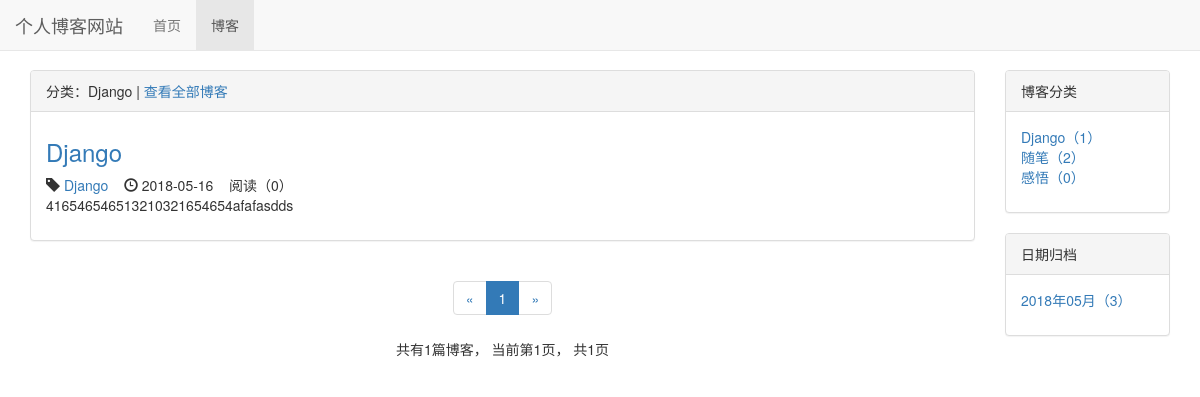
The page /blog/type/1 on the database as committed earlier.
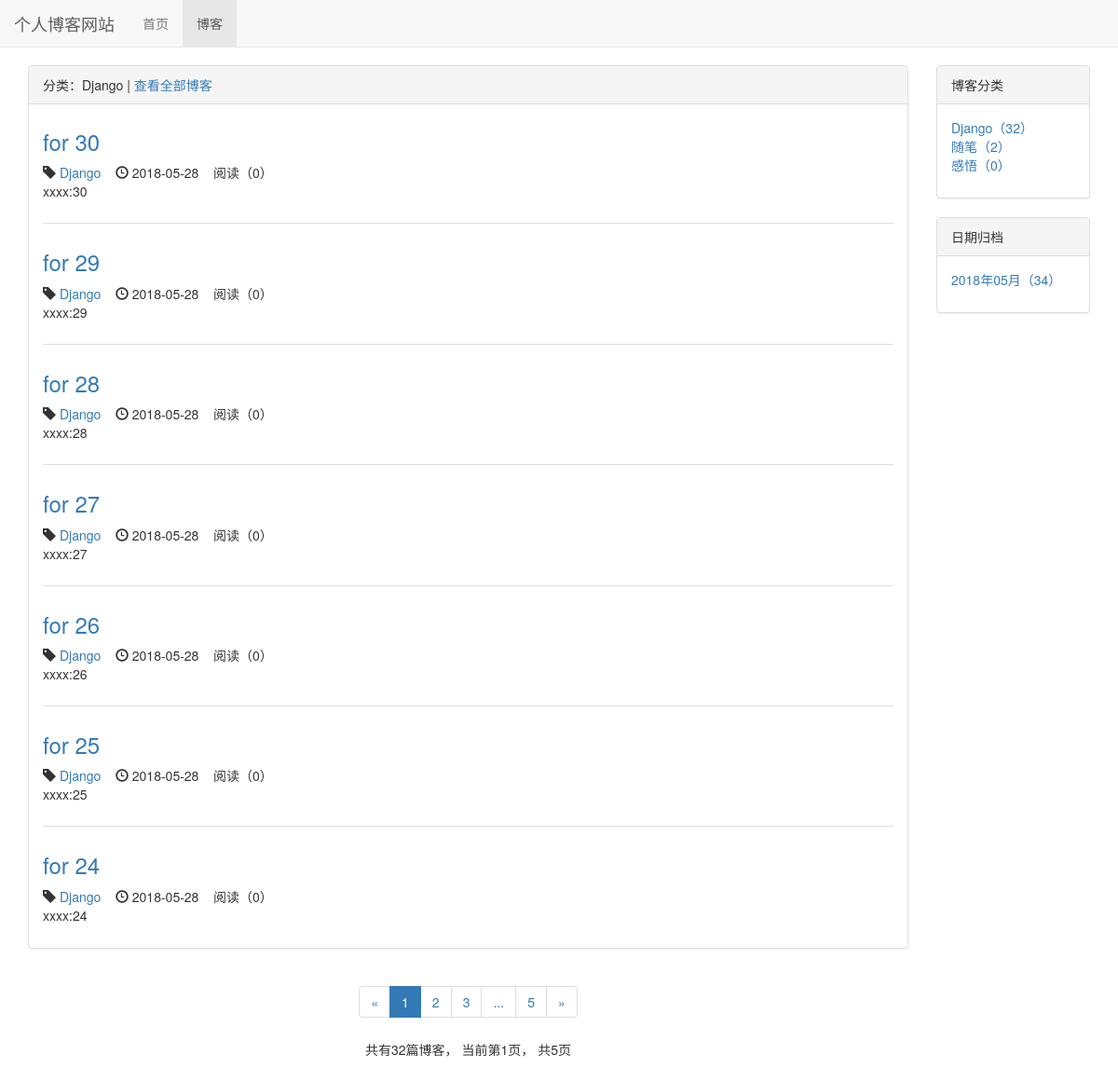
The same page on the database as committed later.
### blog/models.py (models this page shows, shortened)
class BlogType(models.Model):
    type_name = models.CharField(max_length=15)
    def __str__(self):
        return self.type_name

class Blog(models.Model, ReadNumExpandMethod):
    title = models.CharField(max_length=50)
    blog_type = models.ForeignKey(BlogType, on_delete=models.DO_NOTHING)
    content = RichTextUploadingField()
    author = models.ForeignKey(User, on_delete=models.DO_NOTHING)
    created_time = models.DateTimeField(auto_now_add=True)
    last_updated_time = models.DateTimeField(auto_now=True)
    class Meta:
        ordering = ['-created_time']

### blog/views.py (the view)
# urls.py: path('type/<int:blog_type_pk>', views.blogs_with_type, name="blogs_with_type"),
def blogs_with_type(request, blog_type_pk):
    blog_type = get_object_or_404(BlogType, pk=blog_type_pk)
    blogs_all_list = Blog.objects.filter(blog_type=blog_type)
    context = get_blog_list_common_data(request, blogs_all_list)
    context['blog_type'] = blog_type
    return render_to_response('blog/blogs_with_type.html',context)

### read_statistics/models.py (called while the page is built)
    def get_read_num(self):
        try:
            ct = ContentType.objects.get_for_model(self)
            readnum = ReadNum.objects.get(content_type = ct, object_id = self.pk)
            return readnum.read_num
        except exceptions.ObjectDoesNotExist:
            return 0

### blog/templates/blog/blogs_with_type.html (shortened to what this page needs)
{% extends 'blog/blog_list.html' %}
{% block blog_list_title %}
	分类：{{ blog_type.type_name }} |
	<a href="{% url 'blog_list' %}">  查看全部博客</a>
{% endblock %}

### blog/templates/blog/blog_list.html (shortened to what this page needs)
{% extends 'base.html' %}
{% block nav_blog_active %}active{% endblock %}
{% load staticfiles %}
{% block header_extends %}
	<link rel="stylesheet" href="{% static 'blog/blog.css' %}">
{% endblock %}
{% block content %}
	<div class="container">
		<div class="row">
			<div class="col-xs-12 col-sm-8 col-md-9 col-lg-10">
				<div class="panel panel-default">
					<div class="panel-heading">{% block blog_list_title %}博客列表{% endblock %} </div>
					<div class="panel-body">
						{% for blog in blogs %}
						<div class="blog">
							<h3><a href="{% url 'blog_detail' blog.pk %}">{{ blog.title }}</a></h3>
							<p class="blog-info">
								<span class="glyphicon glyphicon-tag"></span> <a href="{% url 'blogs_with_type' blog.blog_type.pk %}">{{ blog.blog_type }}</a> &nbsp;&nbsp;
								<span class="glyphicon glyphicon-time"></span> {{ blog.created_time|date:"Y-m-d" }}
								&nbsp;&nbsp;
								阅读（{{ blog.get_read_num }}）
							</p>
							<p>{{ blog.content|striptags|safe|truncatechars:100 }}</p>
						</div>
						{% empty %}
							<div class="blog">
							<h3>暂无博客，敬请期待</h3>
							</div>
						{% endfor%}
					</div>
				</div>
				<div class="paginator">
					 <ul class="pagination">
					    <li>
					    	{% if page_of_blogs.has_previous %}
						    	<a href="?page={{ page_of_blogs.previous_page_number }}" aria-label="Previous">
						    		<span aria-hidden="true">&laquo;</span>
						    	</a>
					    	{% else %}
						    	<span aria-hidden="true">&laquo;</span>
					    	{% endif %}
					    </li>
					    {% for page_num in page_range %}
					    	{% if page_num ==  page_of_blogs.number %}
								<li class="active"><span>{{ page_num }}</span></li>
					    	{% else %}
					    		{% if page_num == '...' %}
									<li><span>{{ page_num }}</span></li>
					    		{% else %}
									<li><a href="?page={{ page_num }}">{{ page_num }}</a></li>
					    		{% endif %}
					    	{% endif %}
						{% endfor %}
					    <li>
					    	{% if page_of_blogs.has_next %}
						    	<a href="?page={{ page_of_blogs.next_page_number }}" aria-label="Next">
						    		<span aria-hidden="true">&raquo;</span>
						    	</a>
					    	{% else %}
						    	<span aria-hidden="true">&raquo;</span>
					    	{% endif %}
					    </li>
					  </ul>
					  <p>
					  	共有{{ page_of_blogs.paginator.count }}篇博客，
					  	当前第{{ page_of_blogs.number }}页，
					  	共{{ page_of_blogs.paginator.num_pages }}页
					  </p>
				</div>
			</div>
			<div class="hidden-xs col-sm-4 col-md-3 col-lg-2">
				<div class="panel panel-default">
					<div class="panel-heading">博客分类</div>
					<div class="panel-body">
						<ul class="blog-types">
							{% for blog_type in blog_types %}
								<li>
									<a href="{% url 'blogs_with_type' blog_type.pk %}">
									{{ blog_type.type_name }}（{{ blog_type.blog_count }}）
									</a>
								</li>
							{% empty %}
								<li>暂无分类</li>
							{% endfor %}
						</ul>
				    </div>
				</div>
				<div class="panel panel-default">
					<div class="panel-heading">日期归档</div>
					<div class="panel-body">
						<ul>
							{% for blog_date, blog_count in blog_dates.items %}
								<li>
									<a href="{% url 'blogs_with_date' blog_date.year blog_date.month %}">
										{{ blog_date|date:"Y年m月" }}（{{ blog_count }}）
									</a>
								</li>
							{% endfor %}
						</ul>
					</div>
				</div>
			</div>
		</div>
	</div>
{% endblock %}

### templates/base.html (shortened to what this page needs)
{% load staticfiles %}
<!DOCTYPE html>
<html lang="zh-CN">
<head>
	<link rel="stylesheet" type="text/css" href="{% static 'base.css' %}">
	<link rel="stylesheet" href="{% static 'bootstrap-3.3.7/css/bootstrap.min.css' %}">
	{% block header_extends %}{% endblock %}
</head>
<body>
	<div class="navbar navbar-default navbar-fixed-top" role= "navigation" >
		<div class="container-fluid">
			<div class="navbar-header">
				<a class = "navbar-brand" href="{% url 'home' %}">个人博客网站</a>
			</div>
			<div id="navbar-collapse" class="collapse navbar-collapse" >
				<ul class="nav navbar-nav">
					<li class="{% block nav_home_active %}{% endblock %}">
						<a href="{% url 'home' %}">首页</a>
					</li>
					<li class="{% block nav_blog_active %}{% endblock %}">
						<a href="{% url 'blog_list' %}">博客</a>
					</li>
				</ul>
			</div>
		</div>
	</div>
	{% block content %}{% endblock %}
</body>
</html>

### static/base.css (style rules this page uses)
* { margin: 0; padding: 0; }
body { margin-top: 70px!important; }
ul { list-style-type: none; }

### blog/static/blog/blog.css (style rules this page uses)
ul.blog-types { list-style-type: none; }
div.blog:not(:last-child) { margin-bottom: 2em; padding-bottom: 1em; border-bottom: 1px solid #ddd; }
div.blog h3 { margin-top: 0.5em; }
div.blog p.blog-info { margin-bottom: 0px; }
div.paginator { text-align:center; }

Rows that differ between the two databases and show on the page:
no longer on this page (row unchanged): Blog: title "Django", blog_type "Django", created_time "2018-05-16", get_read_num "0", content "416546546513210321654654afafasdds"
computed for BlogType "Django": blog_count "1" → "32"
added Blog: title "for 30", blog_type "Django", created_time "2018-05-28", get_read_num "0", content "xxxx:30"
added Blog: title "for 29", blog_type "Django", created_time "2018-05-28", get_read_num "0", content "xxxx:29"
added Blog: title "for 28", blog_type "Django", created_time "2018-05-28", get_read_num "0", content "xxxx:28"
added Blog: title "for 27", blog_type "Django", created_time "2018-05-28", get_read_num "0", content "xxxx:27"
added Blog: title "for 26", blog_type "Django", created_time "2018-05-28", get_read_num "0", content "xxxx:26"
added Blog: title "for 25", blog_type "Django", created_time "2018-05-28", get_read_num "0", content "xxxx:25"
added Blog: title "for 24", blog_type "Django", created_time "2018-05-28", get_read_num "0", content "xxxx:24"
Other text that changed with them:
{{ page_of_blogs.paginator.count }}: "1" → "32"
{{ page_of_blogs.paginator.num_pages }}: "1" → "5"
new list line: "2"
new list line: "3"
new list line: "5"
new list line: "2018年05月 （ 34 ）"
list line gone: "2018年05月 （ 3 ）"
